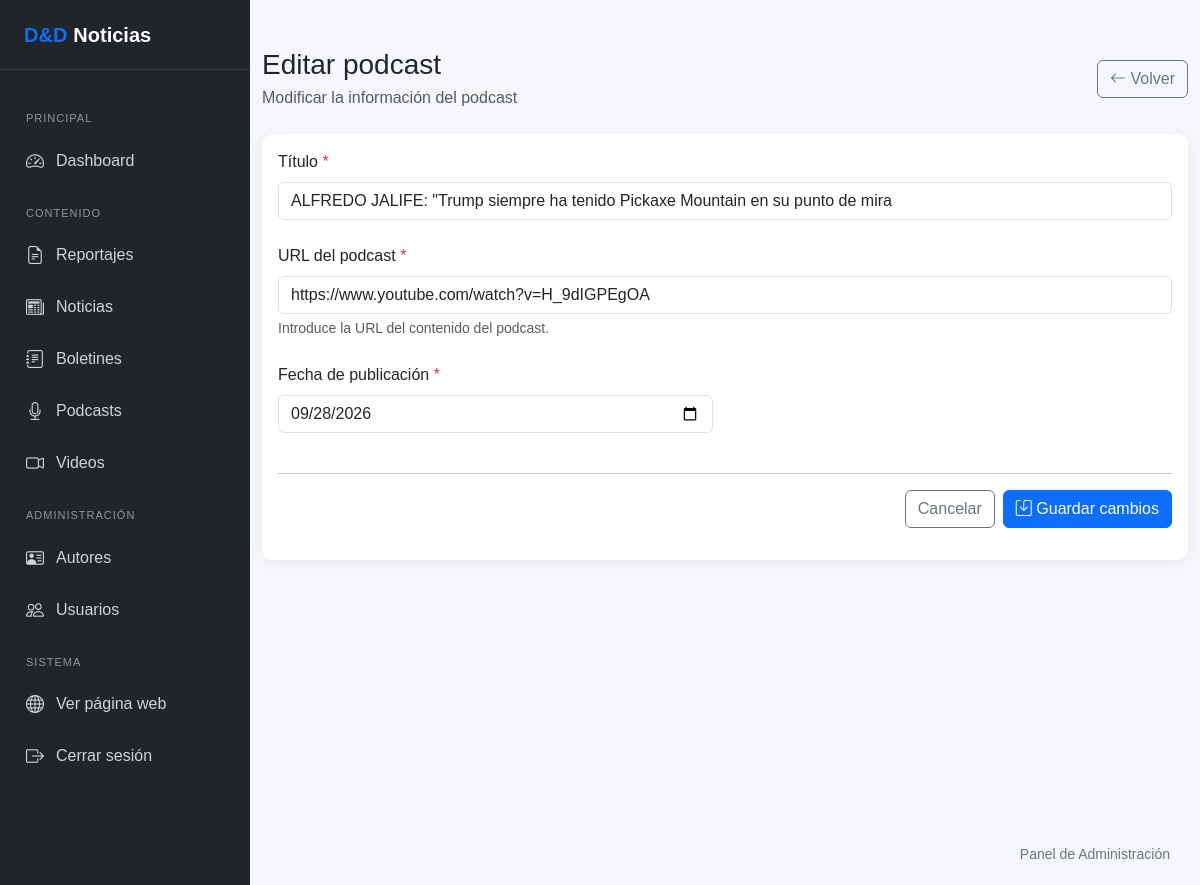
The app's page /admin/podcasts/editar.php?id=3 (signed in) with its own data.
### tables this page shows
CREATE TABLE `podcasts` (
  `id` int(10) UNSIGNED NOT NULL,
  `titulo` varchar(255) NOT NULL,
  `url_embed` varchar(500) NOT NULL,
  `fecha_publicacion` date NOT NULL,
  `usuario_id` int(10) UNSIGNED NOT NULL
);

### includes/funciones.php (called while the page is built, shortened)
<?php
function e($valor): string
{
    return htmlspecialchars(
        (string) $valor,
        ENT_QUOTES,
        'UTF-8'
    );
}

### admin/podcasts/editar.php (the view, shortened to what this page needs)
<?php
require_once __DIR__ . '/../../config/database.php';
require_once __DIR__ . '/../../includes/funciones.php';
$id = filter_input(
    INPUT_GET,
    'id',
    FILTER_VALIDATE_INT
);
$stmt = $pdo->prepare(
    "SELECT
        id,
        titulo,
        url_embed,
        fecha_publicacion,
        usuario_id
     FROM podcasts
     WHERE id = ?
     LIMIT 1"
);
$stmt->execute([$id]);
$podcast = $stmt->fetch();
$titulo = $podcast['titulo'];
$url_embed = $podcast['url_embed'];
$fecha_publicacion = $podcast['fecha_publicacion'];
require_once __DIR__ . '/../../includes/admin-header.php';
require_once __DIR__ . '/../../includes/admin-sidebar.php';
?>
<main class="admin-main">
    <div class="container-fluid py-4">
        <div
            class="d-flex justify-content-between align-items-center mb-4"
        >
            <div>
                <h1 class="h3 mb-1">
                    Editar podcast
                </h1>
                <p class="text-muted mb-0">
                    Modificar la información del podcast
                </p>
            </div>
            <div>
                <a
                    href="index.php"
                    class="btn btn-outline-secondary"
                >
                    <i class="bi bi-arrow-left"></i>
                    Volver
                </a>
            </div>
        </div>
        <div class="card dashboard-card">
            <div class="card-body">
                <form method="POST">
                    <div class="row g-4">
                        <div class="col-12">
                            <label
                                for="titulo"
                                class="form-label"
                            >
                                Título
                                <span class="text-danger">*</span>
                            </label>
                            <input
                                type="text"
                                class="form-control"
                                id="titulo"
                                name="titulo"
                                value="<?= e($titulo) ?>"
                                maxlength="255"
                                required
                            >
                        </div>
                        <div class="col-12">
                            <label
                                for="url_embed"
                                class="form-label"
                            >
                                URL del podcast
                                <span class="text-danger">*</span>
                            </label>
                            <input
                                type="url"
                                class="form-control"
                                id="url_embed"
                                name="url_embed"
                                value="<?= e($url_embed) ?>"
                                placeholder="https://..."
                                required
                            >
                            <div class="form-text">
                                Introduce la URL del contenido
                                del podcast.
                            </div>
                        </div>
                        <div class="col-12 col-md-6">
                            <label
                                for="fecha_publicacion"
                                class="form-label"
                            >
                                Fecha de publicación
                                <span class="text-danger">*</span>
                            </label>
                            <input
                                type="date"
                                class="form-control"
                                id="fecha_publicacion"
                                name="fecha_publicacion"
                                value="<?= e($fecha_publicacion) ?>"
                                required
                            >
                        </div>
                        <div class="col-12">
                            <hr>
                            <div
                                class="d-flex flex-wrap gap-2 justify-content-end"
                            >
                                <a
                                    href="index.php"
                                    class="btn btn-outline-secondary"
                                >
                                    Cancelar
                                </a>
                                <button
                                    type="submit"
                                    class="btn btn-primary"
                                >
                                    <i class="bi bi-save"></i>
                                    Guardar cambios
                                </button>
                            </div>
                        </div>
                    </div>
                </form>
            </div>
        </div>
    </div>
</main>
<?php
require_once __DIR__ . '/../../includes/admin-footer.php';
?>

### includes/admin-header.php (style rules this page uses)
body { background-color: #f5f7fb; margin: 0; font-family: Arial, sans-serif; }
.dashboard-card { border: 0; border-radius: 12px; box-shadow: 0 3px 15px rgba(0,0,0,.05); }
.admin-main { margin-left: 250px; min-height: 100vh; width: calc(100% - 250px); box-sizing: border-box; }
.admin-main .form-control, .admin-main .form-select { width: 100%; max-width: 100%; box-sizing: border-box; }
.admin-main .card { max-width: 100%; }
.admin-main .d-flex { flex-wrap: wrap; }

### records on screen
podcasts: titulo "ALFREDO JALIFE: \"Trump siempre ha tenido Pickaxe Mountain en su punto de mira", url_embed "https://www.youtube.com/watch?v=H_9dIGPEgOA", fecha_publicacion "09/28/2026"
